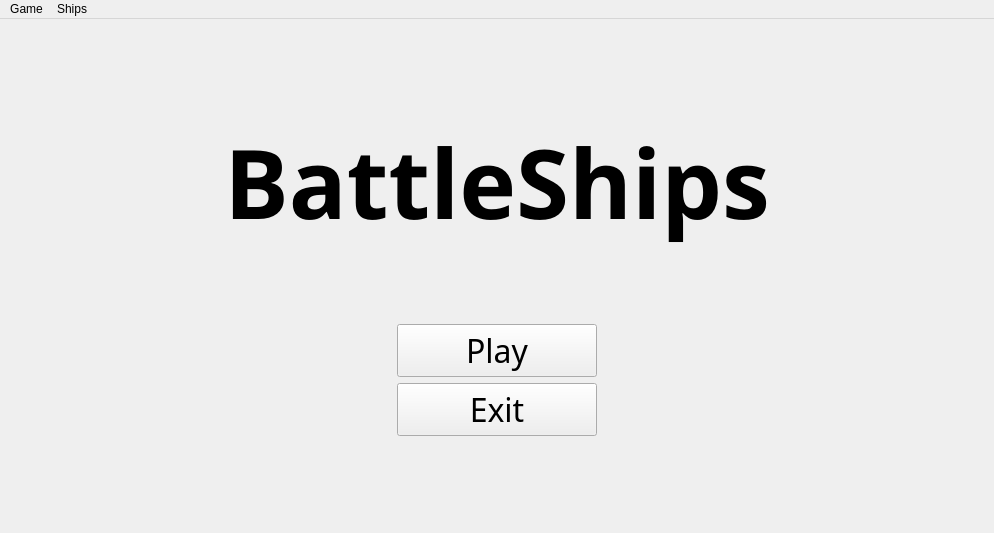
<?xml version="1.0" encoding="UTF-8"?>
<ui version="4.0">
 <class>GameWindow</class>
 <widget class="QMainWindow" name="GameWindow">
  <property name="geometry">
   <rect>
    <x>0</x>
    <y>0</y>
    <width>994</width>
    <height>533</height>
   </rect>
  </property>
  <property name="sizePolicy">
   <sizepolicy hsizetype="Fixed" vsizetype="Fixed">
    <horstretch>0</horstretch>
    <verstretch>0</verstretch>
   </sizepolicy>
  </property>
  <property name="sizeIncrement">
   <size>
    <width>1</width>
    <height>1</height>
   </size>
  </property>
  <property name="baseSize">
   <size>
    <width>1012</width>
    <height>560</height>
   </size>
  </property>
  <property name="font">
   <font>
    <family>MS Shell Dlg 2</family>
   </font>
  </property>
  <property name="windowTitle">
   <string>BattleShips</string>
  </property>
  <widget class="QWidget" name="centralwidget">
   <property name="minimumSize">
    <size>
     <width>994</width>
     <height>501</height>
    </size>
   </property>
   <property name="baseSize">
    <size>
     <width>994</width>
     <height>501</height>
    </size>
   </property>
   <layout class="QVBoxLayout" name="verticalLayout_3">
    <item>
     <widget class="QStackedWidget" name="mainStackedWidget">
      <property name="sizePolicy">
       <sizepolicy hsizetype="MinimumExpanding" vsizetype="MinimumExpanding">
        <horstretch>0</horstretch>
        <verstretch>0</verstretch>
       </sizepolicy>
      </property>
      <property name="baseSize">
       <size>
        <width>994</width>
        <height>501</height>
       </size>
      </property>
      <property name="autoFillBackground">
       <bool>false</bool>
      </property>
      <property name="currentIndex">
       <number>0</number>
      </property>
      <widget class="QWidget" name="welcomePage">
       <layout class="QVBoxLayout" name="verticalLayout">
        <property name="leftMargin">
         <number>30</number>
        </property>
        <property name="topMargin">
         <number>30</number>
        </property>
        <property name="rightMargin">
         <number>30</number>
        </property>
        <property name="bottomMargin">
         <number>30</number>
        </property>
        <item>
         <spacer name="verticalSpacer_2">
          <property name="orientation">
           <enum>Qt::Vertical</enum>
          </property>
          <property name="sizeType">
           <enum>QSizePolicy::MinimumExpanding</enum>
          </property>
          <property name="sizeHint" stdset="0">
           <size>
            <width>20</width>
            <height>40</height>
           </size>
          </property>
         </spacer>
        </item>
        <item>
         <widget class="QLabel" name="title">
          <property name="font">
           <font>
            <family>Copperplate Gothic Bold</family>
            <pointsize>72</pointsize>
            <weight>75</weight>
            <italic>false</italic>
            <bold>true</bold>
            <underline>false</underline>
           </font>
          </property>
          <property name="text">
           <string>BattleShips</string>
          </property>
          <property name="alignment">
           <set>Qt::AlignCenter</set>
          </property>
         </widget>
        </item>
        <item>
         <spacer name="verticalSpacer">
          <property name="orientation">
           <enum>Qt::Vertical</enum>
          </property>
          <property name="sizeType">
           <enum>QSizePolicy::Minimum</enum>
          </property>
          <property name="sizeHint" stdset="0">
           <size>
            <width>20</width>
            <height>70</height>
           </size>
          </property>
         </spacer>
        </item>
        <item>
         <layout class="QGridLayout" name="gridLayout">
          <property name="leftMargin">
           <number>0</number>
          </property>
          <property name="rightMargin">
           <number>0</number>
          </property>
          <item row="0" column="0">
           <widget class="QPushButton" name="playButton">
            <property name="sizePolicy">
             <sizepolicy hsizetype="Maximum" vsizetype="Maximum">
              <horstretch>0</horstretch>
              <verstretch>0</verstretch>
             </sizepolicy>
            </property>
            <property name="minimumSize">
             <size>
              <width>200</width>
              <height>45</height>
             </size>
            </property>
            <property name="baseSize">
             <size>
              <width>200</width>
              <height>45</height>
             </size>
            </property>
            <property name="font">
             <font>
              <family>Copperplate Gothic Bold</family>
              <pointsize>24</pointsize>
             </font>
            </property>
            <property name="text">
             <string>Play</string>
            </property>
            <property name="shortcut">
             <string>Return</string>
            </property>
           </widget>
          </item>
          <item row="1" column="0">
           <widget class="QPushButton" name="exitButton">
            <property name="sizePolicy">
             <sizepolicy hsizetype="Maximum" vsizetype="Maximum">
              <horstretch>0</horstretch>
              <verstretch>0</verstretch>
             </sizepolicy>
            </property>
            <property name="minimumSize">
             <size>
              <width>200</width>
              <height>45</height>
             </size>
            </property>
            <property name="baseSize">
             <size>
              <width>200</width>
              <height>45</height>
             </size>
            </property>
            <property name="font">
             <font>
              <family>Copperplate Gothic Bold</family>
              <pointsize>24</pointsize>
             </font>
            </property>
            <property name="text">
             <string>Exit</string>
            </property>
            <property name="shortcut">
             <string>Esc</string>
            </property>
           </widget>
          </item>
         </layout>
        </item>
        <item>
         <spacer name="verticalSpacer_3">
          <property name="orientation">
           <enum>Qt::Vertical</enum>
          </property>
          <property name="sizeType">
           <enum>QSizePolicy::MinimumExpanding</enum>
          </property>
          <property name="sizeHint" stdset="0">
           <size>
            <width>20</width>
            <height>40</height>
           </size>
          </property>
         </spacer>
        </item>
       </layout>
      </widget>
      <widget class="QWidget" name="gamePage">
       <layout class="QVBoxLayout" name="verticalLayout_2">
        <item>
         <spacer name="verticalSpacer_6">
          <property name="orientation">
           <enum>Qt::Vertical</enum>
          </property>
          <property name="sizeType">
           <enum>QSizePolicy::MinimumExpanding</enum>
          </property>
          <property name="sizeHint" stdset="0">
           <size>
            <width>20</width>
            <height>20</height>
           </size>
          </property>
         </spacer>
        </item>
        <item>
         <layout class="QHBoxLayout" name="boardHorizontalLayout">
          <property name="leftMargin">
           <number>0</number>
          </property>
          <property name="topMargin">
           <number>15</number>
          </property>
          <property name="rightMargin">
           <number>0</number>
          </property>
          <property name="bottomMargin">
           <number>15</number>
          </property>
          <item>
           <spacer name="horizontalSpacer_7">
            <property name="orientation">
             <enum>Qt::Horizontal</enum>
            </property>
            <property name="sizeType">
             <enum>QSizePolicy::MinimumExpanding</enum>
            </property>
            <property name="sizeHint" stdset="0">
             <size>
              <width>40</width>
              <height>20</height>
             </size>
            </property>
           </spacer>
          </item>
          <item>
           <widget class="Board" name="playerBoard">
            <property name="sizePolicy">
             <sizepolicy hsizetype="Maximum" vsizetype="Maximum">
              <horstretch>0</horstretch>
              <verstretch>0</verstretch>
             </sizepolicy>
            </property>
            <property name="minimumSize">
             <size>
              <width>330</width>
              <height>330</height>
             </size>
            </property>
            <property name="baseSize">
             <size>
              <width>350</width>
              <height>350</height>
             </size>
            </property>
           </widget>
          </item>
          <item>
           <spacer name="horizontalSpacer">
            <property name="orientation">
             <enum>Qt::Horizontal</enum>
            </property>
            <property name="sizeType">
             <enum>QSizePolicy::Minimum</enum>
            </property>
            <property name="sizeHint" stdset="0">
             <size>
              <width>90</width>
              <height>20</height>
             </size>
            </property>
           </spacer>
          </item>
          <item>
           <widget class="Board" name="enemyBoard">
            <property name="sizePolicy">
             <sizepolicy hsizetype="Maximum" vsizetype="Maximum">
              <horstretch>0</horstretch>
              <verstretch>0</verstretch>
             </sizepolicy>
            </property>
            <property name="minimumSize">
             <size>
              <width>330</width>
              <height>330</height>
             </size>
            </property>
            <property name="baseSize">
             <size>
              <width>350</width>
              <height>350</height>
             </size>
            </property>
           </widget>
          </item>
          <item>
           <spacer name="horizontalSpacer_6">
            <property name="orientation">
             <enum>Qt::Horizontal</enum>
            </property>
            <property name="sizeType">
             <enum>QSizePolicy::MinimumExpanding</enum>
            </property>
            <property name="sizeHint" stdset="0">
             <size>
              <width>40</width>
              <height>20</height>
             </size>
            </property>
           </spacer>
          </item>
         </layout>
        </item>
        <item>
         <spacer name="verticalSpacer_4">
          <property name="orientation">
           <enum>Qt::Vertical</enum>
          </property>
          <property name="sizeType">
           <enum>QSizePolicy::Minimum</enum>
          </property>
          <property name="sizeHint" stdset="0">
           <size>
            <width>20</width>
            <height>10</height>
           </size>
          </property>
         </spacer>
        </item>
        <item>
         <layout class="QHBoxLayout" name="horizontalLayout">
          <item>
           <widget class="QPushButton" name="undoButton">
            <property name="sizePolicy">
             <sizepolicy hsizetype="Maximum" vsizetype="Maximum">
              <horstretch>0</horstretch>
              <verstretch>0</verstretch>
             </sizepolicy>
            </property>
            <property name="text">
             <string>Undo</string>
            </property>
           </widget>
          </item>
          <item>
           <spacer name="horizontalSpacer_10">
            <property name="orientation">
             <enum>Qt::Horizontal</enum>
            </property>
            <property name="sizeType">
             <enum>QSizePolicy::Maximum</enum>
            </property>
            <property name="sizeHint" stdset="0">
             <size>
              <width>20</width>
              <height>40</height>
             </size>
            </property>
           </spacer>
          </item>
          <item>
           <widget class="QLabel" name="tips">
            <property name="minimumSize">
             <size>
              <width>700</width>
              <height>40</height>
             </size>
            </property>
            <property name="text">
             <string>TextLabel</string>
            </property>
            <property name="alignment">
             <set>Qt::AlignCenter</set>
            </property>
            <property name="wordWrap">
             <bool>true</bool>
            </property>
           </widget>
          </item>
          <item>
           <spacer name="horizontalSpacer_11">
            <property name="orientation">
             <enum>Qt::Horizontal</enum>
            </property>
            <property name="sizeType">
             <enum>QSizePolicy::Maximum</enum>
            </property>
            <property name="sizeHint" stdset="0">
             <size>
              <width>20</width>
              <height>40</height>
             </size>
            </property>
           </spacer>
          </item>
          <item>
           <widget class="QPushButton" name="readyButton">
            <property name="sizePolicy">
             <sizepolicy hsizetype="Maximum" vsizetype="Maximum">
              <horstretch>0</horstretch>
              <verstretch>0</verstretch>
             </sizepolicy>
            </property>
            <property name="text">
             <string>Ready</string>
            </property>
           </widget>
          </item>
         </layout>
        </item>
        <item>
         <spacer name="verticalSpacer_5">
          <property name="orientation">
           <enum>Qt::Vertical</enum>
          </property>
          <property name="sizeType">
           <enum>QSizePolicy::MinimumExpanding</enum>
          </property>
          <property name="sizeHint" stdset="0">
           <size>
            <width>20</width>
            <height>20</height>
           </size>
          </property>
         </spacer>
        </item>
       </layout>
      </widget>
     </widget>
    </item>
   </layout>
  </widget>
  <widget class="QMenuBar" name="menubar">
   <property name="geometry">
    <rect>
     <x>0</x>
     <y>0</y>
     <width>994</width>
     <height>20</height>
    </rect>
   </property>
   <widget class="QMenu" name="menuGame">
    <property name="title">
     <string>Game</string>
    </property>
    <addaction name="actionNew_game"/>
    <addaction name="actionExit"/>
   </widget>
   <widget class="QMenu" name="menuShips">
    <property name="enabled">
     <bool>true</bool>
    </property>
    <property name="title">
     <string>Ships</string>
    </property>
    <property name="toolTipsVisible">
     <bool>false</bool>
    </property>
    <addaction name="action1x_Carrier"/>
    <addaction name="action2x_Battleship"/>
    <addaction name="action3x_Destroyer"/>
    <addaction name="action4x_Corvette"/>
   </widget>
   <addaction name="menuGame"/>
   <addaction name="menuShips"/>
  </widget>
  <action name="actionNew_game">
   <property name="text">
    <string>New game</string>
   </property>
  </action>
  <action name="actionExit">
   <property name="text">
    <string>Exit</string>
   </property>
  </action>
  <action name="action1x_Carrier">
   <property name="enabled">
    <bool>false</bool>
   </property>
   <property name="text">
    <string>1x Carrier (5 squares)</string>
   </property>
  </action>
  <action name="action2x_Battleship">
   <property name="enabled">
    <bool>false</bool>
   </property>
   <property name="text">
    <string>2x Battleship (4 squares)</string>
   </property>
  </action>
  <action name="action3x_Destroyer">
   <property name="enabled">
    <bool>false</bool>
   </property>
   <property name="text">
    <string>3x Destroyer (3 squares)</string>
   </property>
  </action>
  <action name="action4x_Corvette">
   <property name="enabled">
    <bool>false</bool>
   </property>
   <property name="text">
    <string>4x Corvette (2 squares)</string>
   </property>
  </action>
 </widget>
 <customwidgets>
  <customwidget>
   <class>Board</class>
   <extends>QTableView</extends>
   <header location="global">board.h</header>
  </customwidget>
 </customwidgets>
 <resources/>
 <connections>
  <connection>
   <sender>actionExit</sender>
   <signal>triggered()</signal>
   <receiver>GameWindow</receiver>
   <slot>close()</slot>
   <hints>
    <hint type="sourcelabel">
     <x>-1</x>
     <y>-1</y>
    </hint>
    <hint type="destinationlabel">
     <x>496</x>
     <y>273</y>
    </hint>
   </hints>
  </connection>
  <connection>
   <sender>exitButton</sender>
   <signal>clicked()</signal>
   <receiver>GameWindow</receiver>
   <slot>close()</slot>
   <hints>
    <hint type="sourcelabel">
     <x>495</x>
     <y>391</y>
    </hint>
    <hint type="destinationlabel">
     <x>496</x>
     <y>273</y>
    </hint>
   </hints>
  </connection>
 </connections>
</ui>
